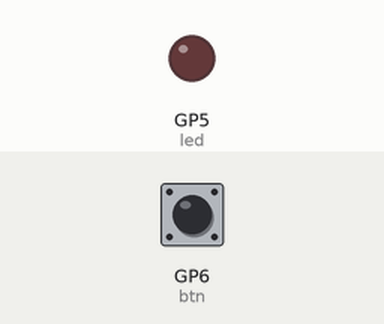
Recording of a program running on a simulated Raspberry Pi Pico running MicroPython. On the bench: output pins drawn as LEDs (lit = HIGH). Wiring (from the project's diagram.json): red LED on GP5, green button on GP6. The test bench sets the inputs (shaded band); at power-on: GP6 (btn) HIGH. What the program prints to the serial console is not drawn.

Above: at 1.2 s.
1.3 s: GP6 (btn) pulled LOW for 0.15 s
At 1.41 s:
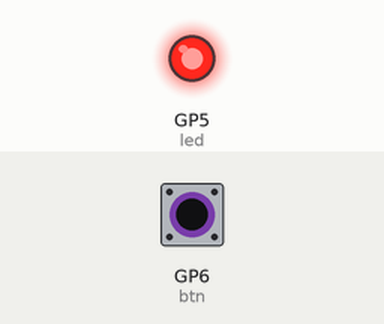
3.0 s: GP6 (btn) pulled LOW for 3.2 s
At 7.0 s:
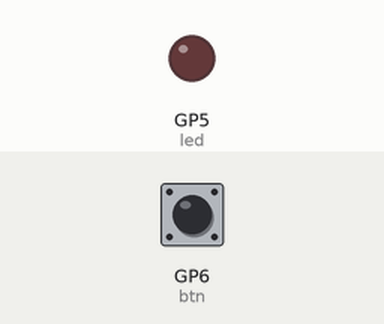
Timing chart, 0 to 8.5 s (numbered marks = the images above; inputs shaded):
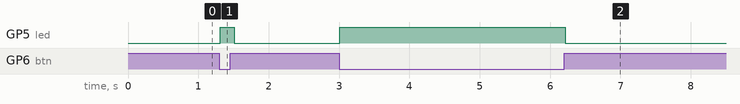

The program:

main.py
```python
from machine import Pin
from utime import sleep

sleep(0.01) # Wait for USB to connect
print("Push the button to turn on LED, release to turn off.")

led = Pin(5, Pin.OUT)
btn = Pin(6, Pin.IN, Pin.PULL_UP)
while True:
  if btn.value(): led.off()
  else: led.on()
  sleep(0.1)
```

Measured:
- after the input at 1.3 s, GP5 (led): LOW → HIGH at once, → LOW 0.20 s later
- after the input at 3.0 s, GP5 (led): LOW → HIGH at once, → LOW 3.2 s later
